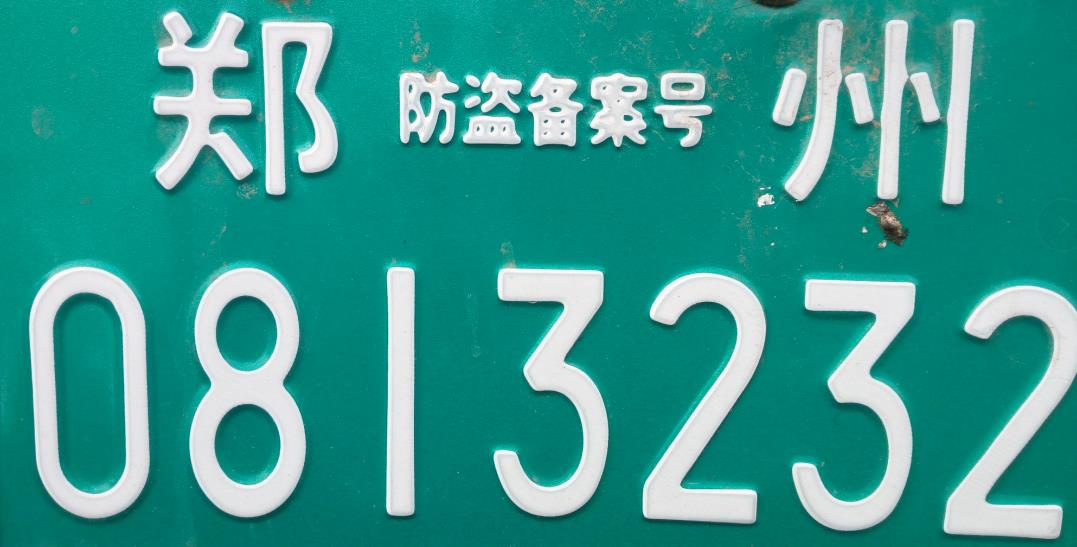
//> input picture 20190410-自动获取最佳阈值/file/bike.jpg, 1077 x 547 px
$ ./ostu   (built with g++ and OpenCV 4)
//> lines starting //> are read from the running program, lines starting //| are printed output that depends on the picture; after the words box and inside, x2 and y2 are one past the last pixel; in counts of white or black regions, pixels touching at a corner belong together
#include <iostream>
#include <opencv2\opencv.hpp>
using namespace std;
using namespace cv;

int Otsu(Mat matSrc);

int main()
 {
	Mat src=imread("e:\\bike.jpg",1);
//> src is the input picture: 547 rows x 1077 cols, CV_8UC3; mean B, G, R 144.8, 153.7, 54.3
	Mat srcgray;
	Mat dst(srcgray.rows,srcgray.cols,CV_8UC1);
	int zuijia;
	int maxValue=255;
	if (!src.data) { cout << "error" << endl; return -1; }
	imshow("src",src);
	cvtColor(src,srcgray,COLOR_RGB2GRAY);
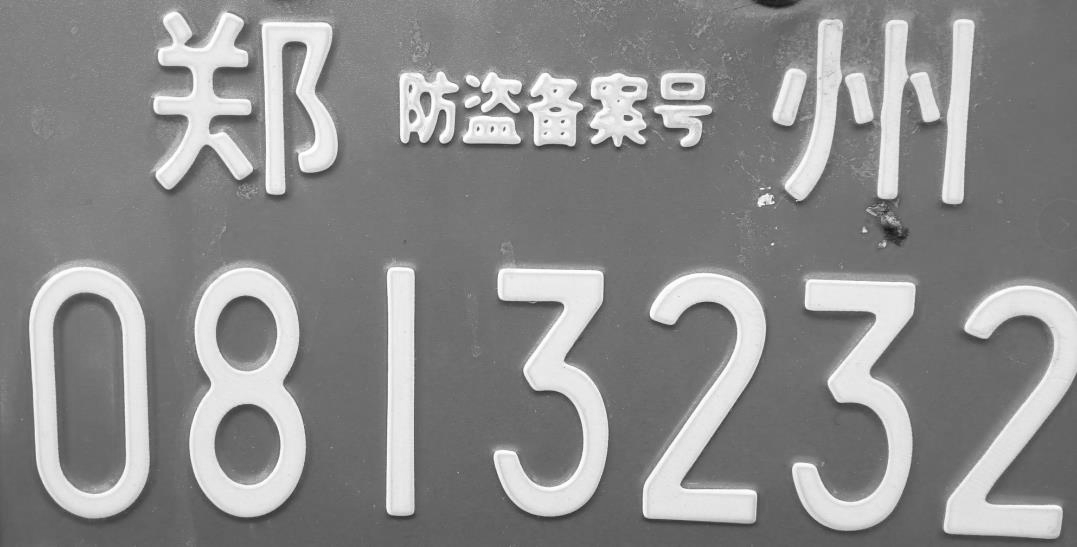
//> srcgray: 547 rows x 1077 cols, CV_8UC1; min 24, max 255, mean 139.7
	zuijia=Otsu(srcgray);
	threshold(srcgray,dst,zuijia,maxValue,THRESH_BINARY);
	imshow("THRESH_BINARY", dst);
	waitKey(0);
	system("pause");
	return 0;
}

int Otsu(Mat matSrc)
{
	if (CV_8UC1 != matSrc.type())
		return -1;
	int nCols = matSrc.cols;
//> nCols = 1077
	int nRows = matSrc.rows;
//> nRows = 547
	int nPixelNum = nCols * nRows;
//> nPixelNum = 589119
	// 初始化
	int pixelNum[256];
	double probability[256];
	for (int i = 0; i < 256; i++)
	{
		pixelNum[i] = 0;
		probability[i] = 0.0;
	}
	// 统计像素数和频率
	for (int j = 0; j < nRows; j++)
	{
		for (int i = 0; i < nCols; i++)
		{
			pixelNum[matSrc.at<uchar>(j, i)]++;
		}
	}
//> after the loop, pixelNum = 256 values, max 21325 at index 115, min 0 at index 0, mean 2301.2
	for (int i = 0; i < 256; i++)
	{
		probability[i] = (double)0.1*pixelNum[i] / nPixelNum;
	}
//> after the loop, probability = 256 values, max 0.00362 at index 115, min 0 at index 0, mean 0.000391
	// 计算
	int nThreshold = 0;          // 最佳阈值
	double dMaxDelta = 0.0;      // 最大类间方差
	double dMean_0 = 0.0;        // 左边平均值
	double dMean_1 = 0.0;        // 右边平均值
	double dDelta = 0.0;         // 类间方差
	double dMean_0_temp = 0.0;   // 左边平均值中间值
	double dMean_1_temp = 0.0;   // 右边平均值中间值
	double dProbability_0 = 0.0;       // 左边频率值
	double dProbability_1 = 0.0;       // 右边频率值
	for (int j = 0; j < 256; j++)
	{
		for (int i = 0; i < 256; i++)
		{
			if (i < j)// 前半部分
			{
				dProbability_0 += probability[i];
				dMean_0_temp += i * probability[i];
			}
			else      // 后半部分
			{
				dProbability_1 += probability[i];
				dMean_1_temp += i * probability[i];
			}
		}
		// 计算平均值
		// fMean_0_teamp计算的是前半部分的灰度值的总和除以总像素数，
		// 所以要除以前半部分的频率才是前半部分的平均值，后半部分同样
		dMean_0 = dMean_0_temp / dProbability_0;
		dMean_1 = dMean_1_temp / dProbability_1;
		dDelta = (double)(dProbability_0 * dProbability_1 * pow((dMean_0 - dMean_1), 2));
		if (dDelta > dMaxDelta)
		{
			dMaxDelta = dDelta;
			nThreshold = j;
		}
		// 相关参数归零
		dProbability_0 = 0.0;
		dProbability_1 = 0.0;
		dMean_0_temp = 0.0;
		dMean_1_temp = 0.0;
		dMean_0 = 0.0;
		dMean_1 = 0.0;
		dDelta = 0.0;
	}
//> this loop made 256 passes
//> (dProbability_0, dMean_0_temp, dProbability_1, dMaxDelta) on passes 26 to 37: (8.49e-07, 2.04e-05, 0.1, 0.00114), (1.02e-06, 2.46e-05, 0.1, 0.00136), (1.19e-06, 2.9e-05, 0.1, 0.00158), (1.7e-06, 4.28e-05, 0.1, 0.00223), (2.21e-06, 5.7e-05, 0.1, 0.00286), (3.06e-06, 8.16e-05, 0.1, 0.0039), (4.07e-06, 0.000112, 0.1, 0.00513), (5.94e-06, 0.00017, 0.1, 0.00733), (7.3e-06, 0.000214, 0.1, 0.00891), (1e-05, 0.000303, 0.1, 0.012), (1.17e-05, 0.000361, 0.1, 0.0139), (1.34e-05, 0.00042, 0.1, 0.0158)
//> (dProbability_0, dMean_0_temp, dProbability_1) on passes 1 to 6: (0, 0, 0.1), (0, 0, 0.1), (0, 0, 0.1), (0, 0, 0.1), (0, 0, 0.1), (0, 0, 0.1)
//> after the loop, dProbability_0 = 0; dMean_0_temp = 0; dProbability_1 = 0; dMean_1_temp = 0; dMaxDelta = 21.14; nThreshold = 171
//> in main, `threshold(srcgray,dst,zuijia,maxValue,THRESH_BINARY);`:
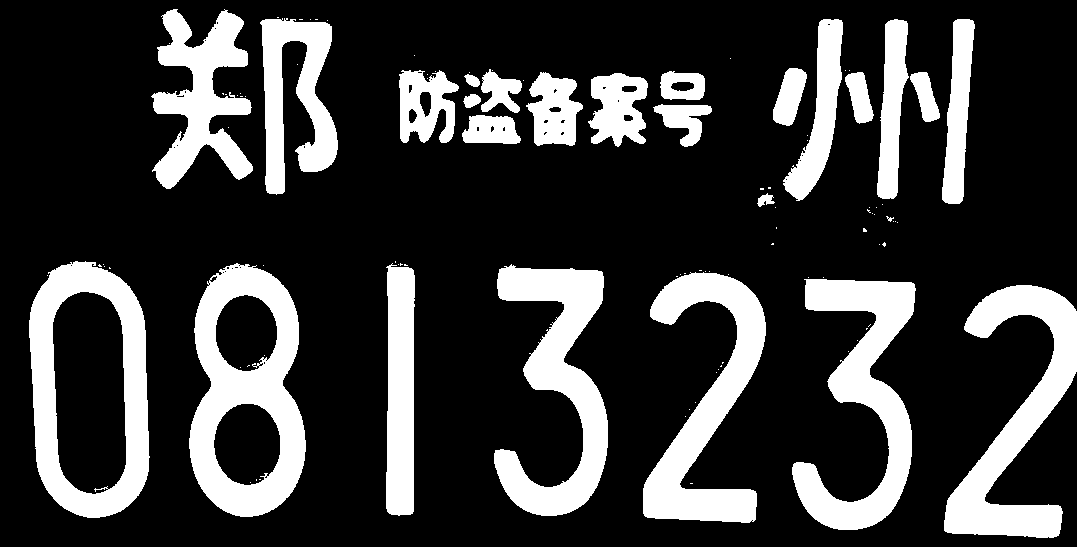
//> dst: 547 rows x 1077 cols, CV_8UC1; 22.4% white; 106 white regions (80 under 20 px), largest, box (x1, y1, x2, y2) and area: (189, 263, 306, 517) 15364, (29, 261, 150, 518) 13424, (494, 264, 608, 516) 12947
	return nThreshold;
}

$ run again, with 20190410-自动获取最佳阈值/file/car.jpg copied over 20190410-自动获取最佳阈值/file/bike.jpg
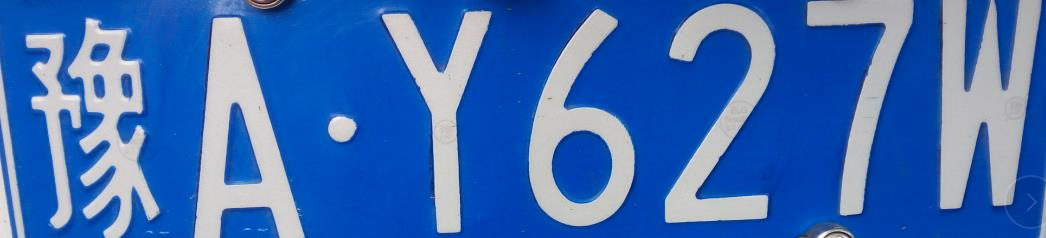
//> input picture 20190410-自动获取最佳阈值/file/car.jpg, 1046 x 238 px
//> src is the input picture: 238 rows x 1046 cols, CV_8UC3; mean B, G, R 179.7, 108.4, 61.7
//> `cvtColor(src,srcgray,COLOR_RGB2GRAY);`:
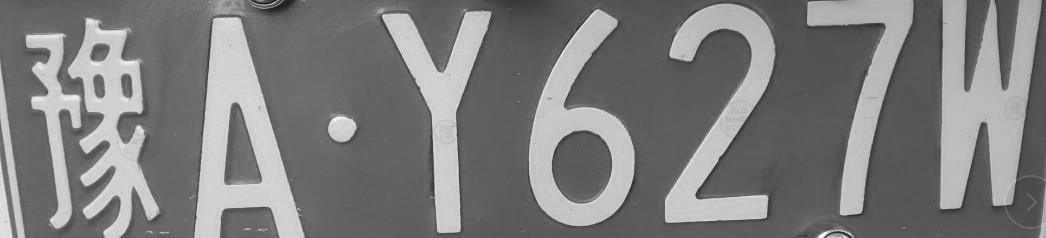
//> srcgray: 238 rows x 1046 cols, CV_8UC1; min 12, max 254, mean 124.4
//> after the loop in Otsu, `for (int j = 0; j < nRows; j++)`: pixelNum = 256 values, max 9841 at index 90, min 0 at index 0, mean 972.5
//> after the loop in Otsu, `for (int i = 0; i < 256; i++)`: probability = 256 values, max 0.00395 at index 90, min 0 at index 0, mean 0.000391
//> the loop in Otsu, `for (int j = 0; j < 256; j++)` made 256 passes
//> (dProbability_0, dMean_0_temp, dProbability_1, dMean_1_temp, dMaxDelta) on passes 14, 16, 17, 19, 21, 24, 25: (4.02e-07, 4.82e-06, 0.1, 12.44, 0.000508), (8.03e-07, 1.04e-05, 0.1, 12.44, 0.000997), (1.21e-06, 1.65e-05, 0.1, 12.44, 0.00148), (2.41e-06, 3.7e-05, 0.1, 12.44, 0.00287), (3.62e-06, 5.99e-05, 0.1, 12.44, 0.00421), (4.02e-06, 6.87e-05, 0.1, 12.44, 0.00463), (5.22e-06, 9.64e-05, 0.1, 12.44, 0.00586)
//> after the loop in Otsu, `for (int j = 0; j < 256; j++)`: dProbability_0 = 0; dMaxDelta = 21.26; nThreshold = 145
//> `threshold(srcgray,dst,zuijia,maxValue,THRESH_BINARY);`:
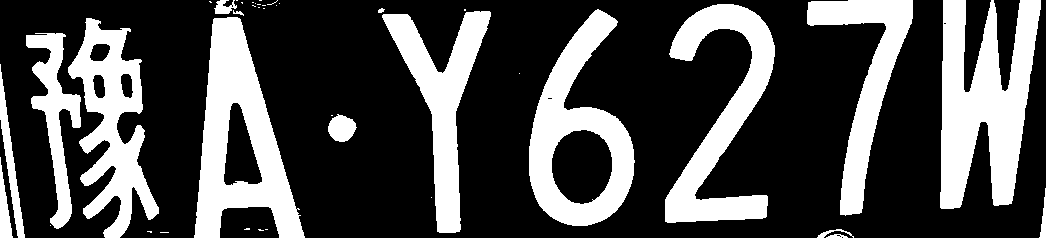
//> dst: 238 rows x 1046 cols, CV_8UC1; 29.8% white; 41 white regions (24 under 20 px), largest, box (x1, y1, x2, y2) and area: (940, 0, 1041, 209) 13051, (194, 17, 305, 238) 11575, (529, 9, 635, 226) 9829
